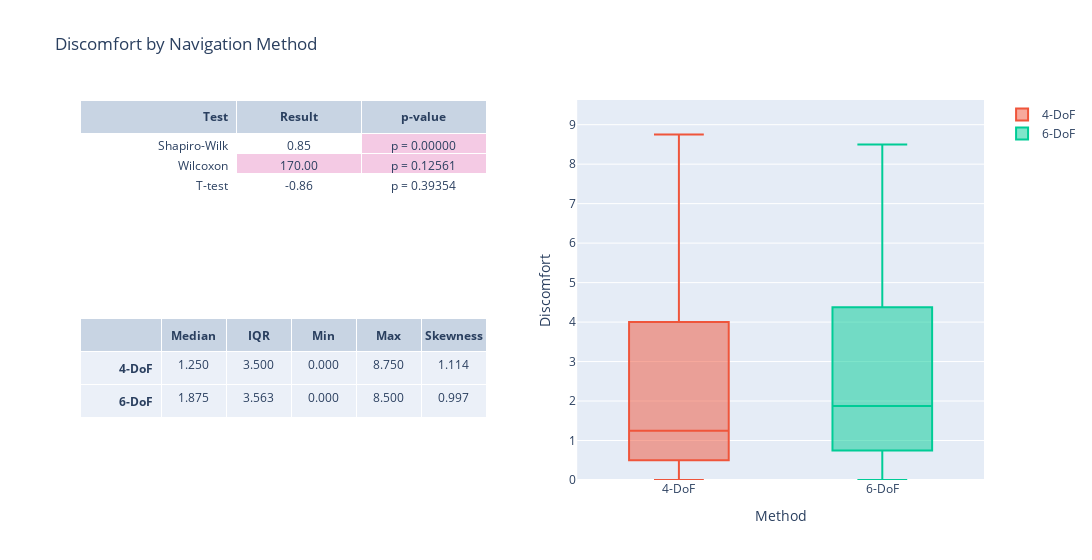

Source (notebook cell):
### Code cell
stats_table = go.Table(columnwidth=[5,4,4,4,4])
stats_table.header = dict(
    values=summary_header, 
    align = ['right', 'center'],)
stats_table.cells = dict(
        values=summary_values,
        align = ['right', 'center'],
        format=["", ".3f"],
        )

results_table = go.Table(columnwidth=[5,4,4])
results_table.header = dict(
    values= results_header, 
    align = ['right', 'center'],)
results_table.cells = dict(
        values=results_values,
        align = ['right', 'center'],
        format=["", ".2f", ".5f"],
        fill_color=fill_color,
        prefix=results_prefix,
        )

discomfort_fig = make_subplots(
    rows=2, cols=2,
    shared_xaxes=False,
    specs=[
        [{"type": "table"}, {"type": "box", "rowspan": 2}],
        [{"type": "table"}, None]
    ])

discomfort_fig.add_trace(stats_table, row=2, col=1)
discomfort_fig.add_trace(go.Box(y=discomfort_4dof, name="4-DoF", notched=False, notchwidth=0.05), row=1, col=2)
discomfort_fig.add_trace(go.Box(y=discomfort_6dof, name="6-DoF", notched=False, notchwidth=0.05), row=1, col=2)
discomfort_fig.add_trace(results_table, row=1, col=1)

discomfort_fig.update_layout(
    title_text="Discomfort by Navigation Method",
    width=1200,
    xaxis_title='Method',
    yaxis_title='Discomfort',
)

discomfort_fig.update_yaxes(range=[min(1.1*discomfort_4dof.min(), 1.1*discomfort_6dof.min()), max(1.1*discomfort_4dof.max(), 1.1*discomfort_6dof.max())])
discomfort_fig.show()

### Figure 1 — Plotly figure (JSON) as saved in the notebook; plotly's stock layout.template omitted (floating-point values rounded to 4 significant figures)
{"data": [{"cells": {"align": ["right", "center"], "format": ["", ".3f"], "values": [["<b>4-DoF</b>", "<b>6-DoF</b>"], [1.25, 1.875], [3.5, 3.562], [0, 0], [8.75, 8.5], [1.114, 0.9975]]}, "columnwidth": [5, 4, 4, 4, 4], "domain": {"x": [0, 0.45], "y": [0, 0.425]}, "header": {"align": ["right", "center"], "values": ["", "<b>Median</b>", "<b>IQR</b>", "<b>Min</b>", "<b>Max</b>", "<b>Skewness</b>"]}, "type": "table"}, {"name": "4-DoF", "notched": false, "notchwidth": 0.05, "type": "box", "xaxis": "x", "y": [1.5, 0, 5, 0.75, 4.5, 0.5, 0, 2, 0.5, 0, 0.5, 0.5, 4, 7, 0.5, 2, 2.75, 1, 0.75, 3, 4.75, 0.25, 0, 7.75, 7.25, 0.75, 1, 1.5, 6, 4, 0, 1.5, 8.75, 1, 3.5, 0], "yaxis": "y"}, {"name": "6-DoF", "notched": false, "notchwidth": 0.05, "type": "box", "xaxis": "x", "y": [1.25, 0, 5.5, 2, 5, 0, 0, 2, 0, 0, 3.25, 0.75, 5.25, 7.75, 2.25, 3.25, 4.25, 0.75, 1.25, 2.25, 2.5, 1.25, 0, 7.5, 5.5, 1, 1.25, 0.75, 8.5, 1, 0.75, 2.5, 4.5, 1.75, 5, 1.5], "yaxis": "y"}, {"cells": {"align": ["right", "center"], "fill": {"color": [["white", "white", "white"], ["white", "rgb(244,202,228)", "white"], ["rgb(244,202,228)", "rgb(244,202,228)", "white"]]}, "format": ["", ".2f", ".5f"], "prefix": ["", "", "p = "], "values": [["Shapiro-Wilk", "Wilcoxon", "T-test"], [0.8542, 170, -0.8639], [9.545e-16, 0.1256, 0.3935]]}, "columnwidth": [5, 4, 4], "domain": {"x": [0, 0.45], "y": [0.575, 1]}, "header": {"align": ["right", "center"], "values": ["<b>Test</b>", "<b>Result</b>", "<b>p-value</b>"]}, "type": "table"}], "layout": {"title": {"text": "Discomfort by Navigation Method"}, "width": 1200, "xaxis": {"anchor": "y", "domain": [0.55, 1], "title": {"text": "Method"}}, "yaxis": {"anchor": "x", "domain": [0, 1], "range": [0, 9.625], "title": {"text": "Discomfort"}}}}
